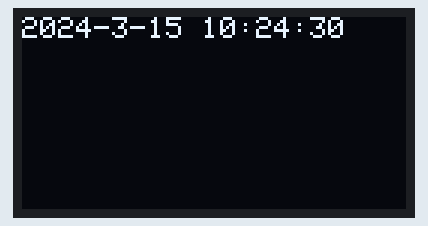
Bench run of a sketch on a simulated Arduino Nano, built with avr-gcc and run on an emulated ATmega328P. On the bench: 128×64 one-colour display. The local clock reads 2024-03-15 10:24:30 at power-on unless the sketch sets it.

Above: at 0.1 s.
At 4.3 s:
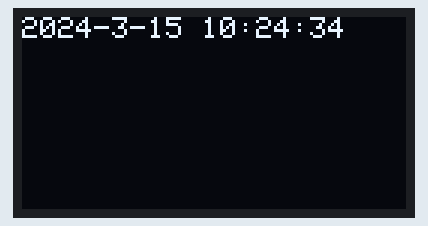
At 7.3 s:
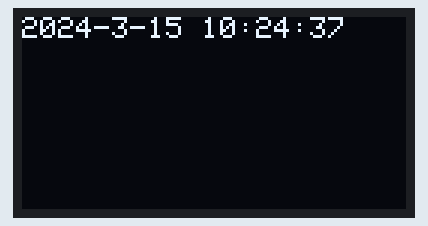
At 18.7 s:
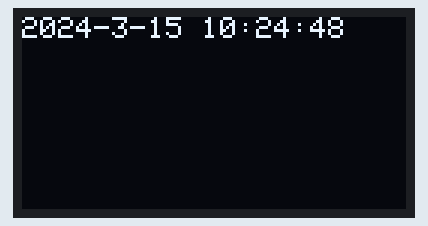
At 29.0 s:
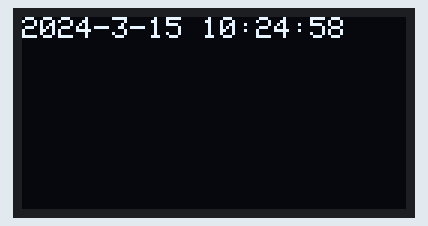
At 38.3 s:
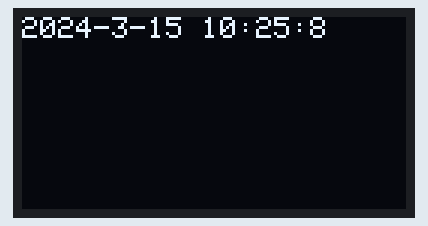

Measured:
- what the display in image 0 shows lasts 1.0 s, from 0.1 s to 1.1 s

The sketch:

13-09-2024-03-08_OLED_inclusion_failed_for_RAM_shortage.ino
```cpp
/*
  DS3231: Real-Time Clock. Simple example
  Read more: www.jarzebski.pl/arduino/komponenty/zegar-czasu-rzeczywistego-rtc-ds3231.html
  GIT: https://github.com/jarzebski/Arduino-DS3231
  Web: http://www.jarzebski.pl
  (c) 2014 by Korneliusz Jarzebski
*/
/*
We tried to run this code on arduino nano, but it failed due to RAM
shortage.


*/


#include <Wire.h>
#include <Adafruit_GFX.h>
#include <Adafruit_SSD1306.h>
#include <Servo.h>

#define SCREEN_WIDTH 128
#define SCREEN_HEIGHT 64
#define OLED_RESET    -1
Adafruit_SSD1306 display(SCREEN_WIDTH, SCREEN_HEIGHT, &Wire, OLED_RESET);

#include <DS3231.h>

DS3231 clock;
RTCDateTime dt;

void setup()
{


  Serial.begin(9600);
    if(!display.begin(SSD1306_SWITCHCAPVCC, 0x3C)) {
    Serial.println(F("SSD1306 allocation failed"));
    for(;;);
  }
  display.clearDisplay();
  display.setTextSize(1);
  display.setTextColor(WHITE);
  display.setCursor(0, 0);
  display.println("Hi!");
  display.display();


  // Initialize DS3231
  //display.println("Initialize DS3231");;
  clock.begin();

  // Set sketch compiling time
  //clock.setDateTime(2024, 9, 12, 3, 34, 30);
  //clock.setDateTime(__DATE__, __TIME__);
  clock.dateFormat("D M d H:i:s",dt);
}

void loop()
{
  dt = clock.getDateTime();

  // For leading zero look to DS3231_dateformat example

 // display.print("Raw data: ");
 display.clearDisplay();
 display.setCursor(0, 0);
  display.print(dt.year);   display.print("-");
  display.print(dt.month);  display.print("-");
  display.print(dt.day);    display.print(" ");
  display.print(dt.hour);   display.print(":");
  display.print(dt.minute); display.print(":");
  display.print(dt.second); display.println("");

  display.display();


  delay(1000);
}
```
